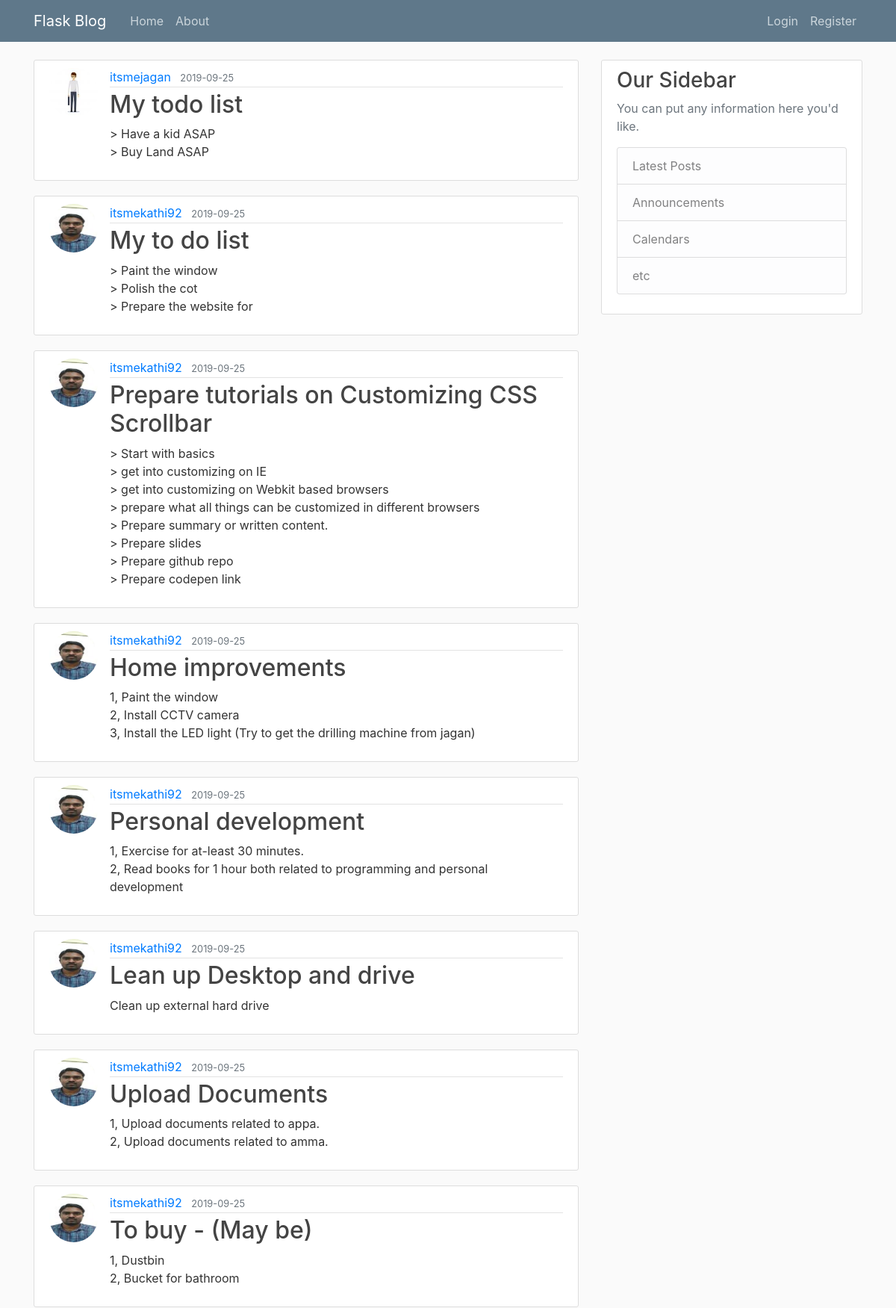
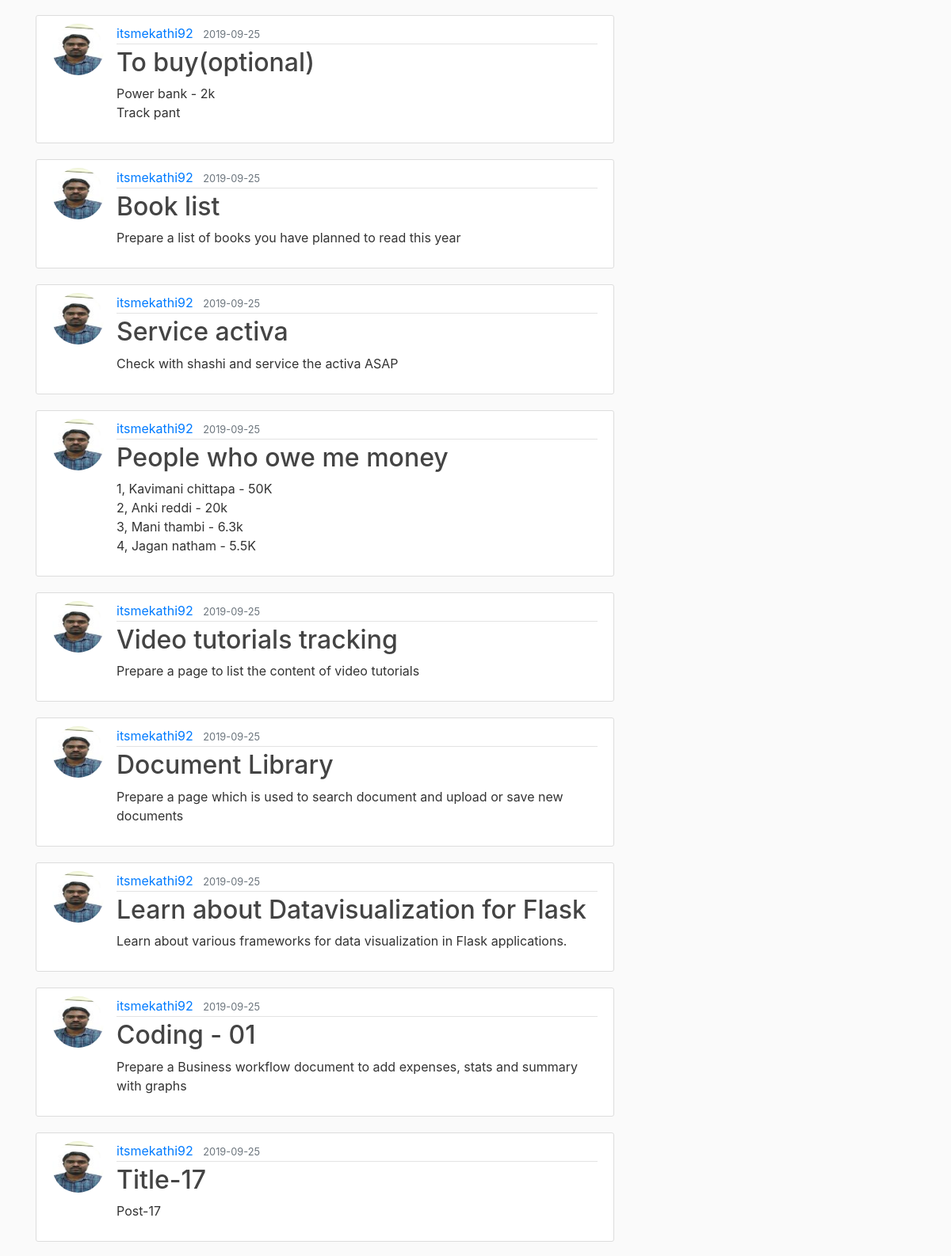
The page /home (upper part) on the database its author committed (2 pictures, top to bottom).
### flaskblog/models.py (models this page shows, shortened)
class Post(db.Model):
    id = db.Column(db.Integer, primary_key=True)
    title = db.Column(db.String(100), nullable=False)
    date_posted = db.Column(db.DateTime, nullable=False,
                            default=datetime.utcnow)
    content = db.Column(db.Text, nullable=False)
    user_id = db.Column(db.Integer, db.ForeignKey('user.id'), nullable=False)

class User(db.Model, UserMixin):
    id = db.Column(db.Integer, primary_key=True)
    username = db.Column(db.String(20), unique=True, nullable=False)
    email = db.Column(db.String(120), unique=True, nullable=False)
    image_file = db.Column(db.String(20), nullable=False,
                           default='default.jpg')
    password = db.Column(db.String(60), nullable=False)
    posts = db.relationship('Post', backref='author', lazy=True)

### flaskblog/routes.py (the view)
@app.route('/')
@app.route('/home')
def home():
    posts = Post.query.all()
    return render_template('home.html', posts=posts)

### flaskblog/templates/home.html
{% extends "layout.html" %}
{% block content %}
{% for post in posts %}
<article class="media content-section">
    <img src="{{ url_for('static', filename='profile_pics/' + post.author.image_file) }}" class="rounded-circle article-img">
    <div class="media-body">
        <div class="article-metadata">
            <a class="mr-2" href="#">{{ post.author.username }}</a>
            <small class="text-muted">{{ post.date_posted.strftime('%Y-%m-%d') }}</small>
        </div>
        <h2><a class="article-title" href="{{ url_for('post', post_id=post.id)}}">{{ post.title }}</a></h2>
        <p class="article-content">{{ post.content }}</p>
    </div>
</article>
{% endfor %}
{% endblock content%}

### flaskblog/static/main.css (style rules this page uses)
body { background: #fafafa; color: #333333; margin-top: 5rem; }
h1, h2, h3, h4, h5, h6 { color: #444444; }
.content-section { background: #ffffff; padding: 10px 20px; border: 1px solid #dddddd; border-radius: 3px; margin-bottom: 20px; }
.article-title { color: #444444; }
.article-content { white-space: pre-line; }
.article-img { height: 65px; width: 65px; margin-right: 16px; }
.article-metadata { padding-bottom: 1px; margin-bottom: 4px; border-bottom: 1px solid #e3e3e3 }

### rows shown on the page
Post: image_file (picture), author.username "itsmejagan", date_posted "2019-09-25", title "My todo list", content "> Have a kid ASAP > Buy Land ASAP"
Post: image_file (picture), author.username "itsmekathi92", date_posted "2019-09-25", title "My to do list", content "> Paint the window > Polish the cot > Prepare the website for"
Post: image_file (picture), author.username "itsmekathi92", date_posted "2019-09-25", title "Prepare tutorials on Customizing CSS Scrollbar", content "> Start with basics > get into customizing on IE > get into customizing on Webkit based browsers > prepare what all things can be customized in different browsers > Prepare summary or written content. > Prepare slides > Prepare github repo > Prepare codepen link"
Post: image_file (picture), author.username "itsmekathi92", date_posted "2019-09-25", title "Home improvements", content "1, Paint the window 2, Install CCTV camera 3, Install the LED light (Try to get the drilling machine from jagan)"
Post: image_file (picture), author.username "itsmekathi92", date_posted "2019-09-25", title "Personal development", content "1, Exercise for at-least 30 minutes. 2, Read books for 1 hour both related to programming and personal development"
Post: image_file (picture), author.username "itsmekathi92", date_posted "2019-09-25", title "Lean up Desktop and drive", content "Clean up external hard drive"
Post: image_file (picture), author.username "itsmekathi92", date_posted "2019-09-25", title "Upload Documents", content "1, Upload documents related to appa. 2, Upload documents related to amma."
Post: image_file (picture), author.username "itsmekathi92", date_posted "2019-09-25", title "To buy - (May be)", content "1, Dustbin 2, Bucket for bathroom"
Post: image_file (picture), author.username "itsmekathi92", date_posted "2019-09-25", title "To buy(optional)", content "Power bank - 2k Track pant"
Post: image_file (picture), author.username "itsmekathi92", date_posted "2019-09-25", title "Book list", content "Prepare a list of books you have planned to read this year"
Post: image_file (picture), author.username "itsmekathi92", date_posted "2019-09-25", title "Service activa", content "Check with shashi and service the activa ASAP"
Post: image_file (picture), author.username "itsmekathi92", date_posted "2019-09-25", title "People who owe me money", content "1, Kavimani chittapa - 50K 2, Anki reddi - 20k 3, Mani thambi - 6.3k 4, Jagan natham - 5.5K"
Post: image_file (picture), author.username "itsmekathi92", date_posted "2019-09-25", title "Video tutorials tracking", content "Prepare a page to list the content of video tutorials"
Post: image_file (picture), author.username "itsmekathi92", date_posted "2019-09-25", title "Document Library", content "Prepare a page which is used to search document and upload or save new documents"
Post: image_file (picture), author.username "itsmekathi92", date_posted "2019-09-25", title "Learn about Datavisualization for Flask", content "Learn about various frameworks for data visualization in Flask applications."
Post: image_file (picture), author.username "itsmekathi92", date_posted "2019-09-25", title "Coding - 01", content "Prepare a Business workflow document to add expenses, stats and summary with graphs"
Post: image_file (picture), author.username "itsmekathi92", date_posted "2019-09-25", title "Title-17", content "Post-17"
